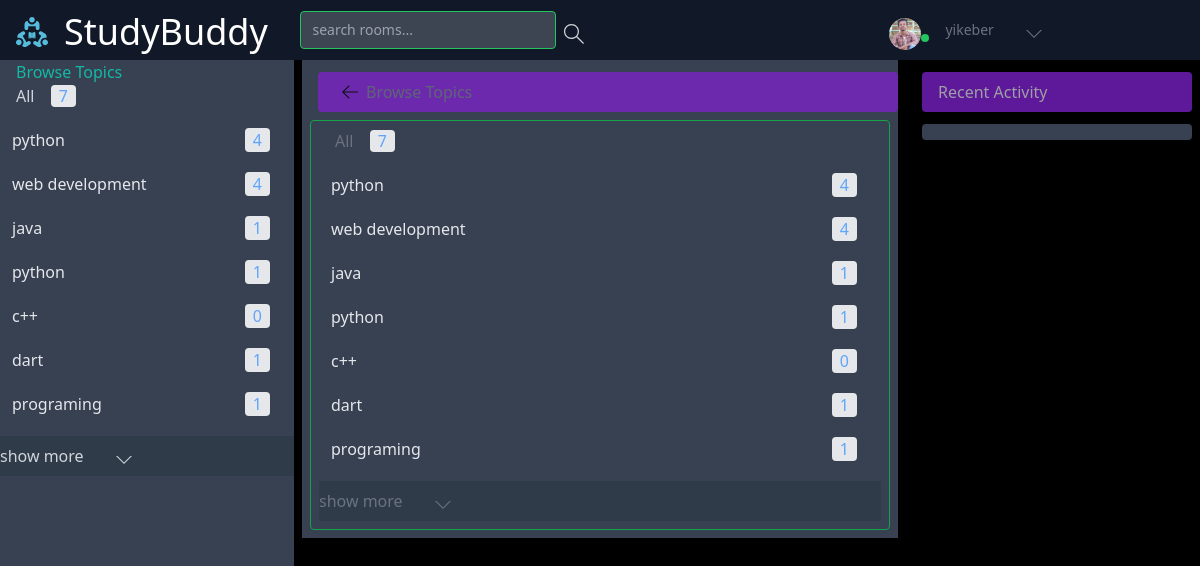
The page /topics/ (signed in) on the database as committed earlier.
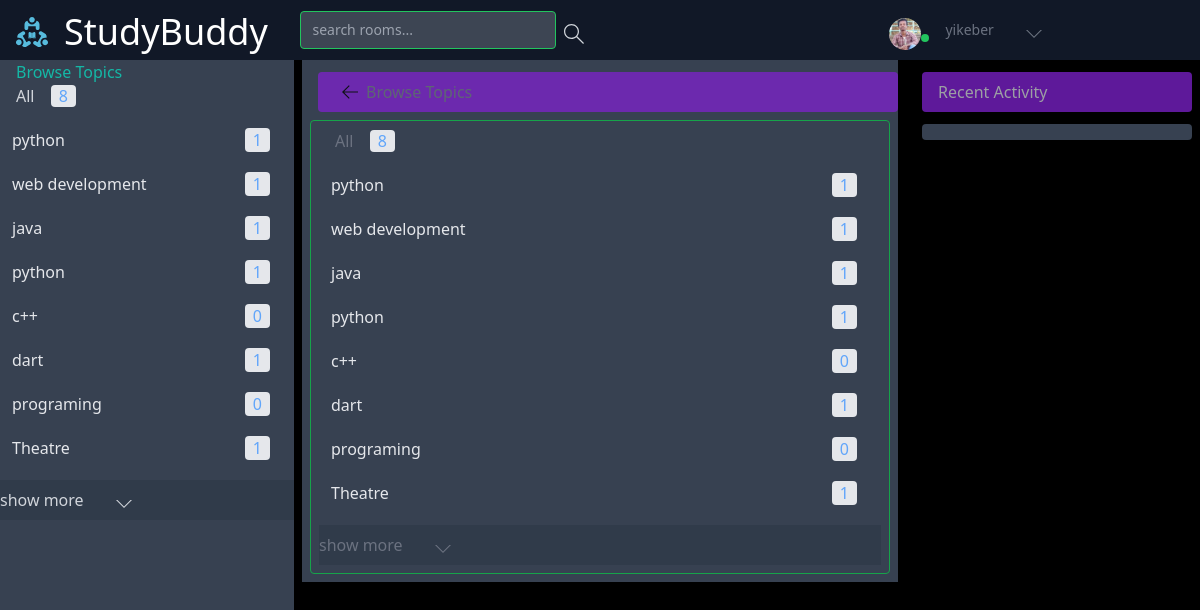
The same page on the database as committed later.
### Backend/base/models.py (models this page shows, shortened)
class Topic(models.Model):
    name = models.CharField(max_length=200)

### Backend/base/views.py (the view)
# urls.py: path('topics/',views.getTopics,name='topics'),
@login_required(login_url='login')
def getTopics(request):
    topics = Topic.objects.all()
    context  = {
        'topics':topics,
    }
    return render(request,'base/show_topics.html',context)

### Frontend/templates/base/show_topics.html
{% extends 'base/home.html'%}
{%load static %}
{%block home-content%}
<div class=" bg-gray-700 overflow-y-scroll max-h-screen ">
    <h3 class="bg-purple-700 opacity-75 ml-4 mt-3 pl-4  py-2 rounded flex flex-row items-center"><a
            href="{{request.META.HTTP_REFERER}}" class="px-2"><img src="{% static 'assets/icons/arrow-left.svg' %}"
                class="w-4 h-4 " alt="left-arrow"></a>
        <span>Browse Topics</span>
    </h3>
    <div class=" border border-green-600 m-2 p-2 rounded">
        <a href="" class="mx-4">All <span
                class="px-2  mx-3 bg-gray-200  rounded text-blue-400">{{topics.count}}</span></a>
        {% for topic in topics %}
        <div class="flex flex-row justify-between text-gray-200  my-5 mx-3">
            <a href="{% url 'home'   %}?q={{topic.name}}"
                class="hover:border-l hover:border-green-500 hover:rounded">{{topic.name}} </a>
            <p class="px-2  mx-3 bg-gray-200  rounded text-blue-400">{{topic.room_set.all.count}}</p>
        </div>
        {% endfor %}
        <div class="flex flex-row  py-2 bg-gray-800 bg-opacity-25 w-full">
            <p>show more</p>
            <a href="{%url 'topics'%}"><svg class="w-4 h-4 sm:ml-8 mt-2 fill-current" xmlns="http://www.w3.org/2000/svg"
                    width="32" height="32" viewBox="0 0 32 32">
                    <title>chevron-down</title>
                    <path d="M16 21l-13-13h-3l16 16 16-16h-3l-13 13z"></path>
                </svg>
            </a>
        </div>
    </div>
</div>
{% endblock home-content%}

### Frontend/templates/base/topics_component.html
<div class=" bg-gray-700 overflow-y-scroll h-screen">
    <div>
        <h3 class="text-teal-500 mx-4">Browse Topics</h3>
        <a href="{%url 'home'%}" class="mx-4">All <span
                class="px-2  mx-3 bg-gray-200  rounded text-blue-400">{{topics.count}}</span></a>
        {% for topic in topics%}
        <div class="flex flex-row justify-between text-gray-200 my-5 mx-3  hover:text-yellow-500">
            <a href="{% url 'home'   %}?q={{topic.name}}">{{topic.name}} </a>
            <p class="px-2  mx-3 bg-gray-200  rounded text-blue-400 ">{{topic.room_set.all.count}}</p>
        </div>
        {% endfor %}
        <div class="flex flex-row  py-2 bg-gray-800 bg-opacity-25 w-full">
            <p>show more</p>
            <a href="{%url 'topics'%}"><svg class="w-4 h-4 sm:ml-8 mt-2 fill-current" xmlns="http://www.w3.org/2000/svg"
                    width="32" height="32" viewBox="0 0 32 32">
                    <title>chevron-down</title>
                    <path d="M16 21l-13-13h-3l16 16 16-16h-3l-13 13z"></path>
                </svg>
            </a>
        </div>
    </div>
</div>

Rows that differ between the two databases and show on the page:
computed for Topic (number 1 of 8 on the later page): room_set.all.count "4" → "1"
computed for Topic "web development": room_set.all.count "4" → "1"
computed for Topic "programing": room_set.all.count "1" → "0"
added Topic: name "Theatre", room_set.all.count "1"
Other text that changed with them:
{{ topics.count }}: "7" → "8"
